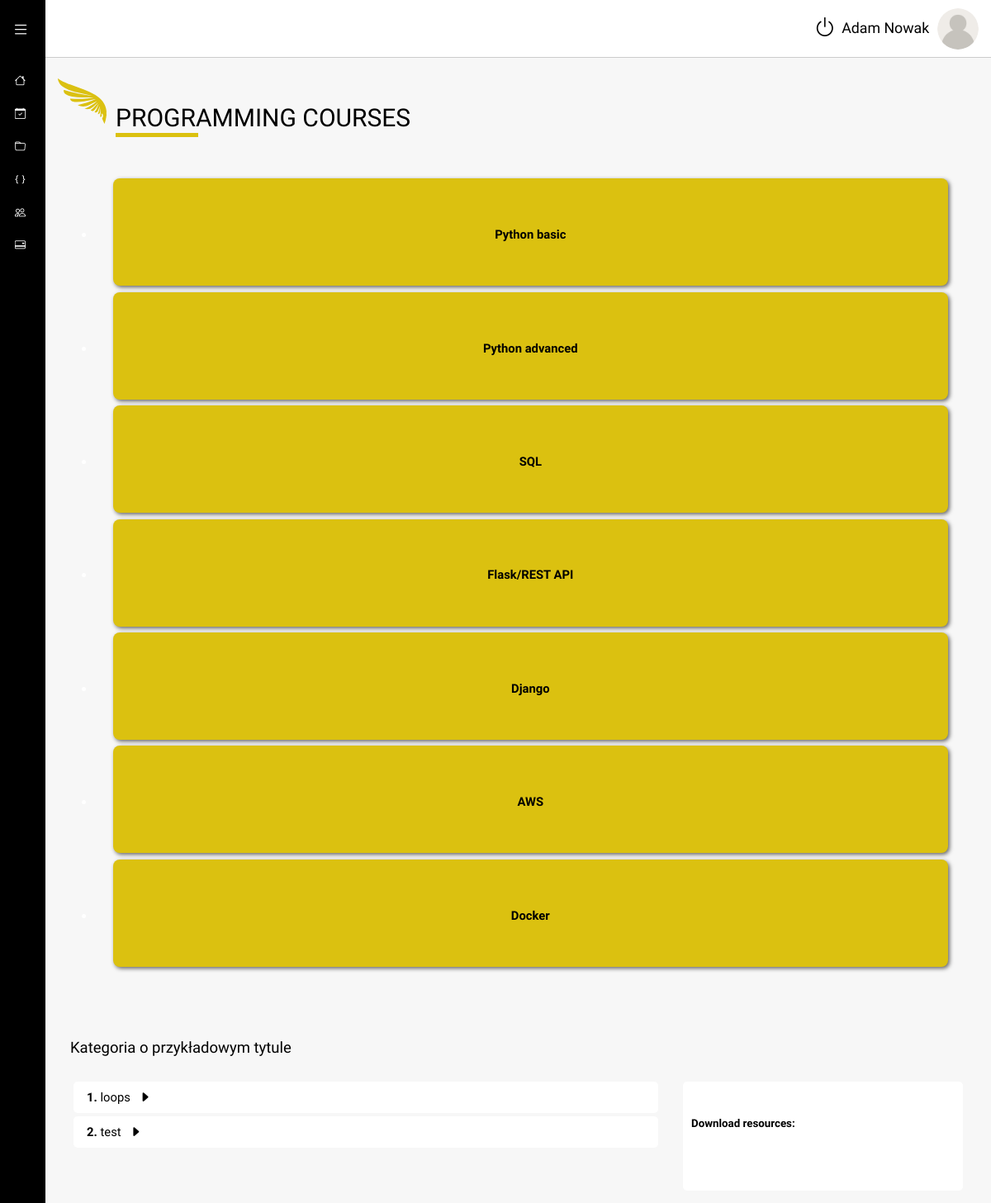
Page /files/python/python-basic/ (signed in) on the committed database.
### CRM_core/models.py (models this page shows, shortened)
class Student(models.Model):
    user = models.OneToOneField(User, on_delete=models.CASCADE)
    mentor = models.ManyToManyField(Mentor)
    enrollmentDate = models.DateTimeField(auto_now_add=True, null=True, blank=True)
    path = models.ForeignKey(Path, on_delete=models.PROTECT)
    user_image = models.ImageField(upload_to='user_avatar', default='user.png', null=True, blank=True)
    no_month = models.IntegerField(default=1)

### Files_organizer/models.py (models this page shows, shortened)
class Subject(models.Model):
    name = models.CharField(max_length=50)
    slug = models.SlugField()
    programming_path = models.ForeignKey(ProgrammingPath, on_delete=models.PROTECT)

class Topic(models.Model):
    user = models.ManyToManyField(User)
    name = models.CharField(max_length=50)
    slug = models.SlugField()
    subject = models.ForeignKey(Subject, on_delete=models.PROTECT)
    description = models.TextField()

### Files_organizer/views.py (the view)
# urls.py: path("<slug:path>/<slug:subject>/", TopicView.as_view(), name="topic"),
class TopicView(LoginRequiredMixin, DetailView):
    model = Subject
    template_name = 'Files_organizer/topic-choice.html'
    slug_url_kwarg = 'subject'
    slug_field = 'slug'
    context_object_name = 'subject'
    def get_object(self, *args, **kwargs):
        path = get_object_or_404(ProgrammingPath, slug__iexact=self.kwargs['path'])
        return self.model.objects.filter(programming_path=path).filter(slug=self.kwargs['subject']).first()
    def get_context_data(self, **kwargs):
        context = super().get_context_data(**kwargs)
        subject = self.get_object()
        context['subjects'] = Subject.objects.filter(programming_path=subject.programming_path).all()
        context['topics'] = Topic.objects.filter(subject=subject).all()
        return context

### CRM_core/templatetags/auth_extras.py (called while the page is built)
@register.filter(name='has_group')
def has_group(user, group_name):
    return user.groups.filter(name=group_name).exists()

@register.filter(name='has_access')
def has_access(user, topic):
    if user in topic.user.all():
        return True
    return False

### Files_organizer/templates/Files_organizer/topic-choice.html (shortened to what this page needs)
{% extends "extends/layout.html" %}
{% load auth_extras %}
{% load static %}
{% block style %}
    {% include 'Files_organizer/includes/splide-css.html' %}
    <link rel="stylesheet" href="{% static 'Files_organizer/css/files-start.css' %}">
{% endblock style %}
{% block main_content %}
    <img class="icon-title" src="{% static 'img/icon-wing.svg' %}" alt="">
    <h2 class="page-title">Programming courses</h2>
    <hr>
    <div class="files-content">
        <div class="splide">
            <div class="splide__track">
                <ul class="splide__list">
                    {% for subject in subjects %}
                        <li class="splide__slide">
                            <a href="{% url "topic" subject.programming_path.slug subject.slug %}"
                               id="category-link">
                                <div class="card categories mx-4 my-2 text-center">
                                    <div class="card-body glass">
                                        <h5 class="category-name">{{ subject.name }}</h5>
                                    </div>
                                </div>
                            </a>
                        </li>
                    {% endfor %}
                </ul>
            </div>
        </div>
        <div class="row themes p-0">
            <h5 class="category-name py-2">Kategoria o przykładowym tytule</h5>
            <div class="col-sm-12 col-md-8 p-0">
                <div class="themes-box">
                    <ol class="themes-box-list">
                        {% for topic in topics %}
                            {% if request.user|has_group:"Mentor" %}
                                <div class="themes-box-list-item">
                                    <li>
                                        <a href="#" class="theme-name available"
                                           id="{{ topic.id }}">{{ topic.name }}
                                            <span class="theme-btn"><i class="bi bi-caret-right-fill"></i></span>
                                        </a>
                                    </li>
                                    <button type="button" class="share-btn" data-bs-toggle="modal"
                                             onclick="getAllUsersForOneTopic('{{ topic.id }}');return false;"
                                            data-bs-target="#Modal"><i class="bi bi-share"></i>
                                    </button>
                                </div>
                            {% elif request.user|has_access:topic %}
                                <div class="themes-box-list-item">
                                    <li>
                                        <a href="#" class="theme-name available"
                                           id="{{ topic.id }}">{{ topic.name }}
                                            <span class="theme-btn"><i class="bi bi-caret-right-fill"></i></span>
                                        </a>
                                    </li>
                                </div>
                            {% endif %}
                        {% endfor %}
                    </ol>
                </div>
            </div>
            <div class="col-sm-12 col-md-4 p-0">
                <div class="themes-details">
                    <h5 class="theme-name" id="tittle"></h5>
                    <div class="files-container" id="container">
                        <p class="files-container-title">Download resources:</p>
                        <ul class="files-container-list" id="filesListContainer">
                            <li class="files-container-list-item" id="filesList">
                            </li>
                        </ul>
                    </div>
                </div>
            </div>
        </div>
    </div>
{% endblock main_content %}

### templates/extends/layout.html (shortened to what this page needs)
{% load static %}{% load auth_extras %}<!DOCTYPE html>
<html lang="en">
<head>
    {% include 'includes/head.html' %}
    <link rel="stylesheet" href="{% static 'css/style.css' %}">
    {% block style %}{% endblock %}
</head>
<body>
<div class="wrapper">
    <div class="sidebar">
        <div class="sidebar-header">
            <label for="menu-toggle" class="menu-toggle"><i class="bi bi-list"></i></label>
        </div>
        <div class="sidebar-menu">
            <ul>
                <li>
                    <a href="{% url 'index' %}">
                        <span><i class="bi bi-house" title="Home"></i></span>
                    </a>
                </li>
                <li>
                    <a href="{% url 'calendar' %}">
                        <span><i class="bi bi-calendar-check" title="Calendar"></i></span>
                    </a>
                </li>
                <li>
                    <a href="{% url 'programming_path' %}">
                        <span><i class="bi bi-folder" title="Documents"></i></span>
                    </a>
                </li>
                <li>
                    <a href="{% url 'exercises-list' %}">
                        <span><i class="bi bi-braces" title="Exercises"></i></span>
                    </a>
                </li>
                <li>
                    <a href="{% url 'summary' %}">
                        <span><i class="bi bi-people" title="Users"></i></span>
                    </a>
                </li>
                <li>
                    <a href="{% url 'payment' %}">
                        <span><i class="bi bi-credit-card-2-back" title="Payments"></i></span>
                    </a>
                </li>
            </ul>
        </div>
    </div>
    <div class="main-content">
        <header>
            <a class="log-out " title="log-out" href='{% url 'logout' %}'><i class="bi bi-power"></i></a>
            <p class="username m-0">
                {% if user.is_authenticated %}{{ user.first_name }} {{ user.last_name }}{% endif %}
            </p>
            <div class="avatar">
                <img id="user-avatar"
                        {% if request.user|has_group:"Mentor" %}
                     src="{{ user.mentor.user_image.url }}"
                        {% else %}
                     src="{{ user.student.user_image.url }}"
                        {% endif %}
                     alt="User avatar"
                     data-bs-toggle="collapse" data-bs-target="#collapseAvatarPopup"
                     aria-expanded="false"
                     aria-controls="collapseAvatarPopup">
            </div>
        </header>
        <main>
            {% block main_content %}{% endblock %}
        </main>
    </div>
</div>
</body>
</html>

### static/css/style.css (style rules this page uses)
* { box-sizing: border-box; padding: 0; margin: 0; }
html { font-size: 92.5%; scroll-behavior: smooth; }
body { font-family: "Spartan", sans-serif; color: #000; }
.wrapper { margin: 0 auto; max-width: 1600px; }
.sidebar { padding: 0.7rem 1rem 1rem; height: 100%; width: 55px; position: fixed; z-index: 100; color: #fff; background-color: #000; overflow-y: auto; transition: width 0.3s; overflow: hidden; }
.sidebar-header { display: flex; justify-content: space-between; align-items: center; height: 60px; overflow: hidden; }
.sidebar-header .bi-list { display: inline-block; font-size: 1.4rem; color: #fff; margin-bottom: 0.5rem; cursor: pointer; transition: color 0.3s; }
.sidebar-menu ul { list-style: none; padding: 0 0.2rem; }
.sidebar-menu ul li { margin-top: 1.2rem; }
.sidebar-menu ul li a { text-decoration: none; color: #fff; font-size: 0.9rem; transition: color 0.3s; display: block; height: 1.5rem; overflow: hidden; }
.main-content { position: relative; margin-left: 55px; transition: margin-left 0.3s; }
header { position: relative; top: 0; width: 100%; display: flex; justify-content: flex-end; align-items: center; padding: 0 1rem; height: 70px; background-color: #fff; border-bottom: 1px solid #ccc; z-index: 99; }
header .avatar { border-radius: 50%; overflow: hidden; margin-left: 10px; z-index: 100; }
header .avatar img { height: 50px; width: 50px; }
header .username { font-size: 1.2rem; }
header .log-out { padding: 0 7px; background: none; border: none; transition: transform 0.3s; }
header .log-out .bi-power { font-size: 1.8rem; color: #000; transition: color 0.3s; }
main { background-color: #f7f7f7; min-height: 92vh; padding: 1rem; }

### rows in the picture
Subject: name "Python basic"
Subject: name "Python advanced"
Subject: name "SQL"
Subject: name "Flask/REST API"
Subject: name "Django"
Subject: name "AWS"
Subject: name "Docker"
Topic: name "loops"
Topic: name "test"

### other values in the picture
{{ user.first_name }} "Adam"
{{ user.last_name }} "Nowak"
